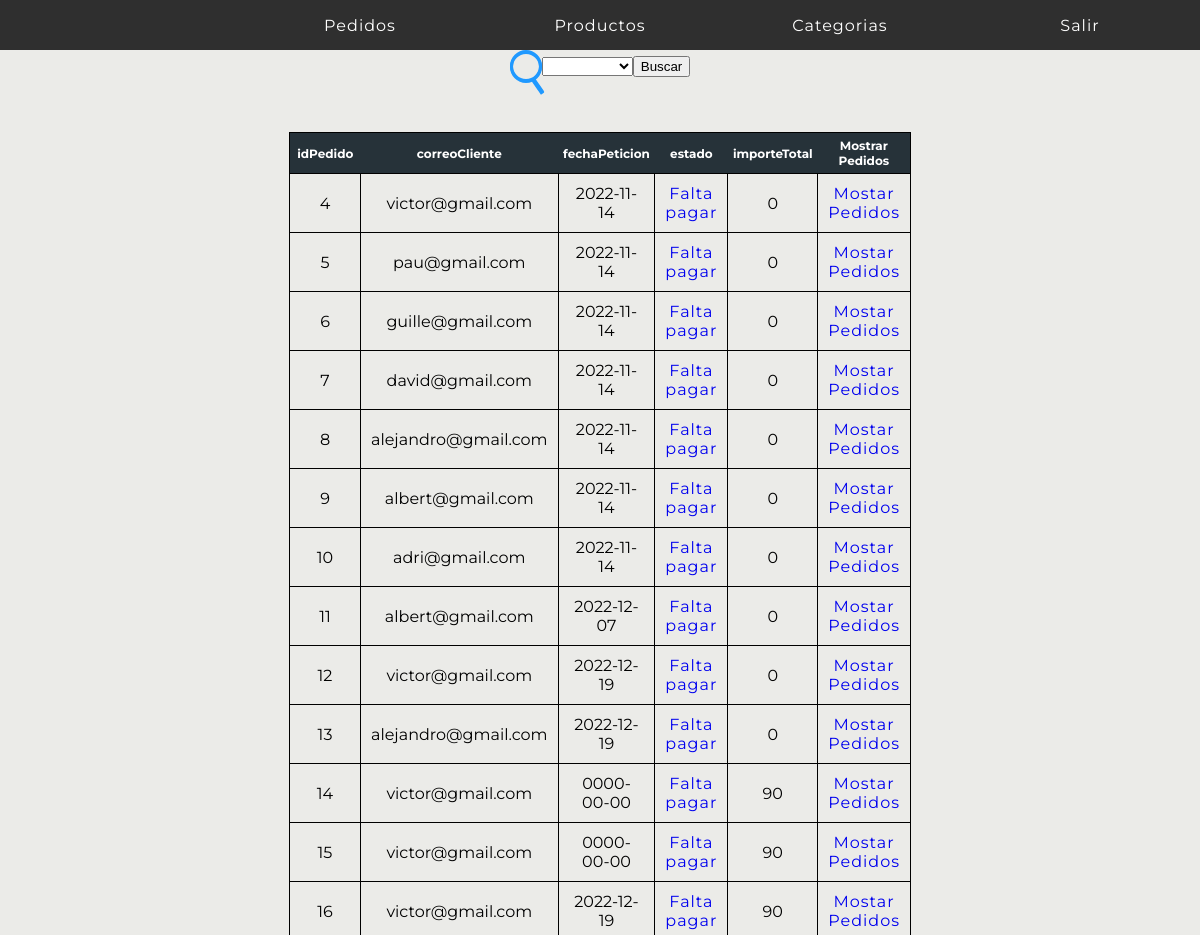
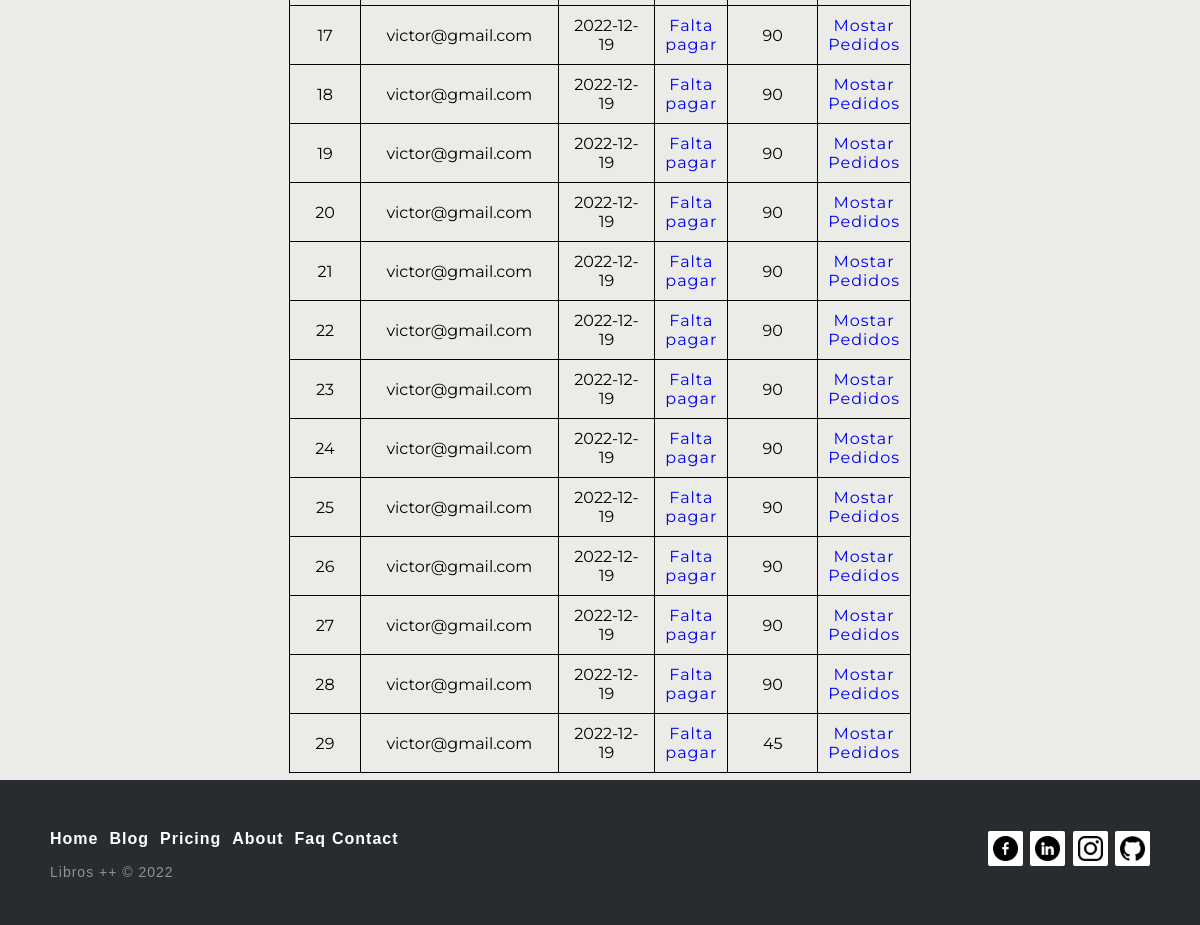
The app's page /index.php?controller=Pedido&action=mostrarPedidos (signed in) with its own data (2 pictures, top to bottom).
### tables this page shows
CREATE TABLE `pedido` (
  `idPedido` int(11) NOT NULL,
  `correoCliente` varchar(30) NOT NULL,
  `fechaPeticion` date NOT NULL,
  `estado` tinyint(1) NOT NULL DEFAULT 0,
  `importeTotal` float(6,2) NOT NULL DEFAULT 0.00
);

### models/database.php (called while the page is built, shortened)
<?php
class Database{
    public function __construct(){
        $servername = "localhost";
        $dbname= "tiendaonline";
        $username = "root";
        $password = "";
		$this->db = new PDO("mysql:host=$servername;dbname=$dbname",$username, $password);
    }
}

### models/pedido.php (called while the page is built, shortened)
<?php
    require_once("database.php");
    class Pedido extends Database{
        function mostrarPedidos(){
                $sql = "SELECT * FROM pedido";
                $rows = $this->db->query($sql);
                return $rows->fetchAll(PDO::FETCH_CLASS);
        }
    }
?>

### views/pedido/mostrarPedidos.php (the view, shortened to what this page needs)
<div class="fromBusquedaPedido">
        <form action="index.php?controller=Pedido&action=mostrarPedidos" method="POST">
            <div class="lupaPedido">
                <div>
                    <input type="text"   placeholder="Buscar por correo. . ." required id="txtbusca"  name="txtbusca">
                </div>
                <select id="estado" name="estado">
                    <option value="" selected></option>
                    <option value="0">Falta Pagar</option>
                </select>
                <input type="submit" value="Buscar"  >
            </div>
        </form>
</div>
<div class="tablaListadoPedidos">
    <?php
        if(isset($todosLosPedidos) && count($todosLosPedidos) > 0){
            echo "<table class='tablaAdmin'>";
            echo "<tr>";
                foreach($todosLosPedidos[0] as $clave1 => $valor1){
                    echo "<th class='thAdmin'>".$clave1."</th>";
                }
            echo "<th class='thAdmin'> Mostrar Pedidos </th>";
            echo "</tr>";
            foreach($todosLosPedidos as $clave => $valor){
                echo "<tr>";
                foreach($valor as $clave1 => $valor1){
                    if($clave1 == 'estado'){
                        if($valor1 == 0){
                            echo "<td class='tdAdmin'><a href='index.php?controller=Pedido&action=editarEstado&idPedido=".$valor->idPedido."&estado=1'>Falta pagar</a></td>";
                        }else{
                            echo "<td class='tdAdmin'><a href='index.php?controller=Pedido&action=editarEstado&idPedido=".$valor->idPedido."&estado=0'>Pagado</a></td>";
                        }
                    }
                    else{
                        echo "<td class='tdAdmin'>$valor1</td>";
                    }
                }
                echo "<td class='tdAdmin'><a href='index.php?controller=Pedido&action=mostrarDetallePedido&idPedido=".$valor->idPedido."'>Mostar Pedidos</a></td>";
                echo "</tr>";
            }
            echo "</table>";
        }else{
            echo "No hay pedidos";
        }
    ?>
</div>

### views/css/style.css (style rules this page uses)
html { min-height: 100%; position: relative; }
body { margin: 0; }
footer { background-color: black; position: absolute; bottom: 0; margin-top: 40px; width: 100%; color: white; }
body { background: #EBEBE8; font-family: 'Montserrat', sans-serif; margin: 0; padding: 0; }
p { font-size: 16px; letter-spacing: 1px; }
a { font-size: 16px; letter-spacing: 1px; font: blod; text-decoration: none; }
.lupaPedido { margin: 0 auto; display: flex; justify-content: center; align-items: center; margin-bottom: 50px; }
.lupaPedido>div { display: inline-block; position: relative; filter: drop-shadow(0 1px #2099FF); }
.lupaPedido>div:after { content: ""; background: #2099FF; width: 4px; height: 16px; position: absolute; top: 28px; right: 2px; transform: rotate(145deg); }
.lupaPedido>div>input { color: #000000; font-size: 13px; background: transparent; width: 10px; height: 10px; padding: 8px; border: solid 3px #2099FF; outline: none; border-radius: 35px; transition: width 0.5s; }
.lupaPedido>div>input::placeholder { color: #0a0a0a; opacity: 0; transition: opacity 150ms ease-out; }
.lupaPedido>div>input:focus, .lupaPedido>div>input:not(:placeholder-shown) { width: 150px; }
.tablaAdmin { margin: auto auto; border: 1px solid black; border-collapse: collapse; }
.thAdmin { background-color: #263239; color: white; font-size: 12px; padding: 5px; text-align: center; }
.tdAdmin { border: 1px solid black; text-align: center; padding: 10px; width: 50px; }
.footer-distributed { background-color: #292c2f; box-shadow: 0 1px 1px 0 rgba(0, 0, 0, 0.12); box-sizing: border-box; width: 100%; text-align: left; font: normal 16px sans-serif; padding: 45px 50px; }
.footer-distributed .footer-left p { color: #8f9296; font-size: 14px; margin: 0; }
.footer-distributed p.footer-links { font-size: 18px; font-weight: bold; color: #ffffff; margin: 0 0 10px; padding: 0; transition: ease .25s; }
.footer-distributed p.footer-links a { display: inline-block; line-height: 1.8; text-decoration: none; color: inherit; transition: ease .25s; }
.footer-distributed .footer-links a:before { content: ""; font-size: 20px; left: 0; color: #fff; display: inline-block; padding-right: 5px; }
.footer-distributed .footer-links .link-1:before { content: none; }
.footer-distributed .footer-right { float: right; margin-top: 6px; max-width: 180px; }
.footer-distributed .footer-right a { display: inline-block; width: 35px; height: 35px; background-color: #ffffff; border-radius: 2px; font-size: 20px; color: #ffffff; text-align: center; line-height: 35px; margin-left: 3px; transition:all .25s; }
.espacioFooter { width:100%; height: 152px; }
.footer-right > a > img { width: 25px; height: 25px; margin-top:5px; }

### records on screen
pedido: valor1 "4", valor1 "victor@gmail.com", valor1 "2022-11-14", valor1 "0"
pedido: valor1 "5", valor1 "pau@gmail.com", valor1 "2022-11-14", valor1 "0"
pedido: valor1 "6", valor1 "guille@gmail.com", valor1 "2022-11-14", valor1 "0"
pedido: valor1 "7", valor1 "david@gmail.com", valor1 "2022-11-14", valor1 "0"
pedido: valor1 "8", valor1 "alejandro@gmail.com", valor1 "2022-11-14", valor1 "0"
pedido: valor1 "9", valor1 "albert@gmail.com", valor1 "2022-11-14", valor1 "0"
pedido: valor1 "10", valor1 "adri@gmail.com", valor1 "2022-11-14", valor1 "0"
pedido: valor1 "11", valor1 "albert@gmail.com", valor1 "2022-12-07", valor1 "0"
pedido: valor1 "12", valor1 "victor@gmail.com", valor1 "2022-12-19", valor1 "0"
pedido: valor1 "13", valor1 "alejandro@gmail.com", valor1 "2022-12-19", valor1 "0"
pedido: valor1 "14", valor1 "victor@gmail.com", valor1 "0000-00-00", valor1 "90"
pedido: valor1 "15", valor1 "victor@gmail.com", valor1 "0000-00-00", valor1 "90"
pedido: valor1 "16", valor1 "victor@gmail.com", valor1 "2022-12-19", valor1 "90"
pedido: valor1 "17", valor1 "victor@gmail.com", valor1 "2022-12-19", valor1 "90"
pedido: valor1 "18", valor1 "victor@gmail.com", valor1 "2022-12-19", valor1 "90"
pedido: valor1 "19", valor1 "victor@gmail.com", valor1 "2022-12-19", valor1 "90"
pedido: valor1 "20", valor1 "victor@gmail.com", valor1 "2022-12-19", valor1 "90"
pedido: valor1 "21", valor1 "victor@gmail.com", valor1 "2022-12-19", valor1 "90"
pedido: valor1 "22", valor1 "victor@gmail.com", valor1 "2022-12-19", valor1 "90"
pedido: valor1 "23", valor1 "victor@gmail.com", valor1 "2022-12-19", valor1 "90"
pedido: valor1 "24", valor1 "victor@gmail.com", valor1 "2022-12-19", valor1 "90"
pedido: valor1 "25", valor1 "victor@gmail.com", valor1 "2022-12-19", valor1 "90"
pedido: valor1 "26", valor1 "victor@gmail.com", valor1 "2022-12-19", valor1 "90"
pedido: valor1 "27", valor1 "victor@gmail.com", valor1 "2022-12-19", valor1 "90"
pedido: valor1 "28", valor1 "victor@gmail.com", valor1 "2022-12-19", valor1 "90"
pedido: valor1 "29", valor1 "victor@gmail.com", valor1 "2022-12-19", valor1 "45"

### other values on screen
$clave1 "idPedido"
$clave1 "correoCliente"
$clave1 "fechaPeticion"
$clave1 "estado"
$clave1 "importeTotal"
